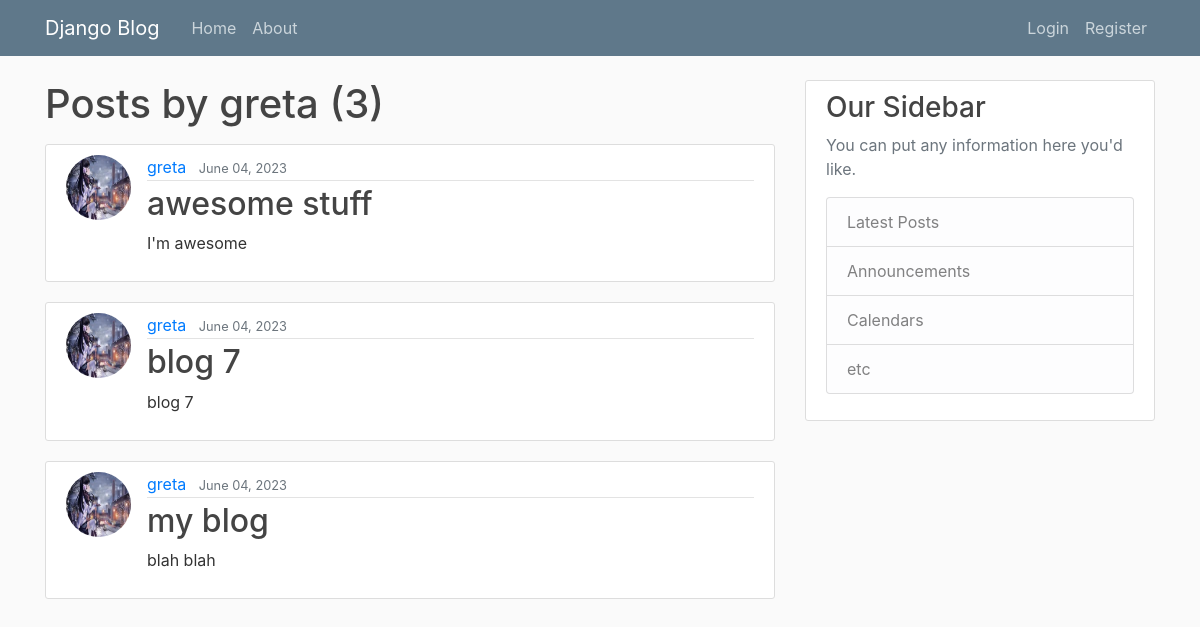
Page /user/greta on the committed database.
### pro/blog/models.py (models this page shows, shortened)
class Post(models.Model):
    title = models.CharField(max_length=100)
    content = models.TextField()
    date_posted = models.DateTimeField(default=timezone.now)
    author = models.ForeignKey(User,on_delete=models.CASCADE)
    likes = models.ManyToManyField(User, related_name='liked_posts')
    dislikes = models.ManyToManyField(User, related_name='disliked_posts')

### pro/users/models.py (models this page shows, shortened)
class Profile(models.Model):
    user=models.OneToOneField(User,on_delete=models.CASCADE)
    image = models.ImageField(default = 'default.jpg',upload_to='profile_pics')

### pro/blog/views.py (the view)
# urls.py: path("user/<str:username>", UserPostListView.as_view(),name='user-posts'),
class UserPostListView(ListView):
    model = Post
    template_name = 'blog/users_posts.html'
    context_object_name = 'posts'
    paginate_by = 5
    def get_queryset(self) -> QuerySet[Any]:
        user=get_object_or_404(User, username = self.kwargs.get('username'))
        return Post.objects.filter(author=user).order_by('-date_posted')

### pro/blog/templates/blog/users_posts.html (shortened to what this page needs)
{% extends "blog/base.html" %}
{% block content %}
<h1 class="mb-3">Posts by {{ view.kwargs.username }} ({{page_obj.paginator.count}})</h1>
    {%for post in posts %}
    <article class="media content-section">
      <img class ="rounded-circle article-img"src="{{ post.author.profile.image.url}}">
        <div class="media-body">
          <div class="article-metadata">
            <a class="mr-2" href="{% url 'user-posts' post.author.username %}">{{ post.author }}</a>
            <small class="text-muted">{{ post.date_posted|date:"F d, Y" }}</small>
          </div>
          <h2><a class="article-title" href="{%url 'post-detail' post.id %}">{{ post.title }}</a></h2>
          <p class="article-content">{{ post.content }}</p>
        </div>
      </article>
    {% endfor %}
{%endblock content%}

### pro/blog/templates/blog/base.html (shortened to what this page needs)
{% load static %}
<!DOCTYPE html>
<html lang="en">
<head>
    <link rel="stylesheet" href="https://cdn.jsdelivr.net/npm/bootstrap@4.3.1/dist/css/bootstrap.min.css">
    <link rel="stylesheet" href="{% static 'blog/main.css'%}">
</head>
<body>
    <header class="site-header">
        <nav class="navbar navbar-expand-md navbar-dark bg-steel fixed-top">
          <div class="container">
            <a class="navbar-brand mr-4" href="{% url 'blog-home' %}">Django Blog</a>
            <div class="collapse navbar-collapse" id="navbarToggle">
              <div class="navbar-nav mr-auto">
                <a class="nav-item nav-link" href="{% url 'blog-home' %}">Home</a>
                <a class="nav-item nav-link" href="{% url 'blog-about' %}">About</a>
              </div>
              <div class="navbar-nav">
                {% if user.is_authenticated%}
                <a class="nav-item nav-link" href="{%url 'post-create'%}">New Post</a>
                <a class="nav-item nav-link" href="{%url 'logout'%}">Logout</a>
                <a class="nav-item nav-link" href="{%url 'profile'%}">profile</a>
                {% else %}
                <a class="nav-item nav-link" href="{%url 'login'%}">Login</a>
                <a class="nav-item nav-link" href="{% url 'register' %}">Register</a>
                {% endif %}
              </div>
            </div>
          </div>
        </nav>
      </header>
      <main role="main" class="container">
        <div class="row">
          <div class="col-md-8">
            {% block content %}{% endblock %}
          </div>
          <div class="col-md-4">
            <div class="content-section">
              <h3>Our Sidebar</h3>
              <p class='text-muted'>You can put any information here you'd like.
                <ul class="list-group">
                  <li class="list-group-item list-group-item-light">Latest Posts</li>
                  <li class="list-group-item list-group-item-light">Announcements</li>
                  <li class="list-group-item list-group-item-light">Calendars</li>
                  <li class="list-group-item list-group-item-light">etc</li>
                </ul>
              </p>
            </div>
          </div>
        </div>
      </main>
</body>
</html>

### pro/blog/static/blog/main.css (style rules this page uses)
body { background: #fafafa; color: #333333; margin-top: 5rem; }
h1, h2, h3, h4, h5, h6 { color: #444444; }
ul { margin: 0; }
.bg-steel { background-color: #5f788a; }
.site-header .navbar-nav .nav-link { color: #cbd5db; }
.content-section { background: #ffffff; padding: 10px 20px; border: 1px solid #dddddd; border-radius: 3px; margin-bottom: 20px; }
.article-title { color: #444444; }
.article-content { white-space: pre-line; }
.article-img { height: 65px; width: 65px; margin-right: 16px; }
.article-metadata { padding-bottom: 1px; margin-bottom: 4px; border-bottom: 1px solid #e3e3e3 }

### rows in the picture
Post: author.profile.image (placeholder picture), author "greta", date_posted "June 04, 2023", title "awesome stuff", content "I'm awesome"
Post: author.profile.image (placeholder picture), author "greta", date_posted "June 04, 2023", title "blog 7", content "blog 7"
Post: author.profile.image (placeholder picture), author "greta", date_posted "June 04, 2023", title "my blog", content "blah blah"

### other values in the picture
{{ view.kwargs.username }} "greta"
{{ page_obj.paginator.count }} "3"
